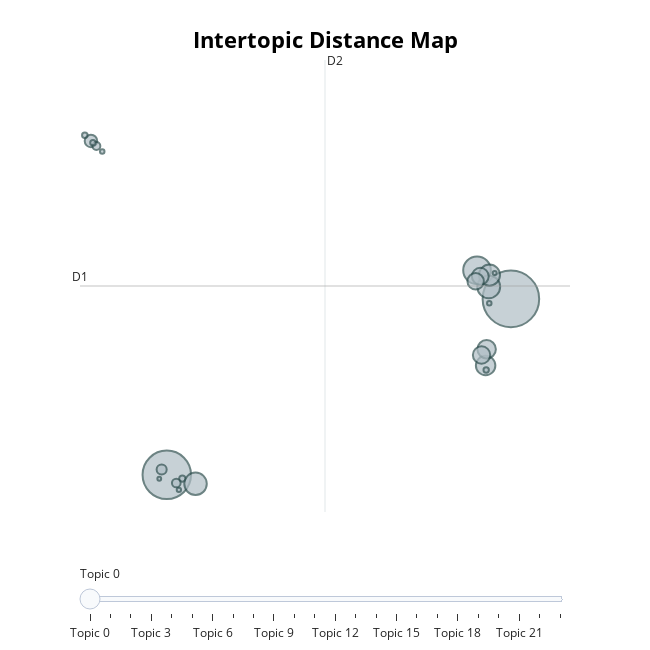

The notebook cell saved with this chart:
### Markdown cell above
Visualización

### Code cell
model.visualize_topics()

### Figure 1 — Plotly figure (JSON) as saved in the notebook; plotly's stock layout.template omitted (floating-point values rounded to 4 significant figures)
{"data": [{"customdata": [[0, "alicia | proyecto | debería | debe | si", 2204], [1, "reputación | transparencia | ser | transparente | mantener", 1619], [2, "proyecto | plazos | entregar | importante | bien", 527], [3, "acuerdos | cumplir | condiciones | contexto | acuerdo", 360], [4, "usuario | usuarios | proyecto | necesidades | criterios", 348], [5, "pandemia | contexto | condiciones | acuerdos | proyecto", 306], [6, "trabajo | entregar | bien | hecho | mejor", 261], [7, "producto | calidad | entregar | importante | tiempo", 235], [8, "plazos | cumplir | plazo | criterios | importante", 208], [9, "multas | multa | pagar | entregar | proyecto", 196], [10, "contexto | condiciones | contextuales | proyecto | importante", 186], [11, "grupo | opinión | argumentos | compañeros | postura", 107], [12, "ética | éticos | ético | hecho | bien", 70], [13, "usuarios | producto | consecuencias | usuario | si", 52], [14, "idem | sorry | lo | alcance | mismo", 43], [15, "vida | riesgo | consecuencias | importantes | cosas", 27], [16, "ambas | cumplir | debe | ocurrio | responsabilidaded", 21], [17, "mantengo | opinión | anteriores | mencionado | anterior", 21], [18, "rápido | mejor | hecho | tarde | bien", 20], [19, "100 | tarea | funcional | pidieron | hecha", 14], [20, "mantengo | postura | fase | mejorada | posicion", 14], [21, "cliente | tomar | decisión | llegar | hablar", 13], [22, "presentarle | decirle | hablarlo | faltan | estría", 11], [23, "seguridad | estándares | va | inlcuyendo | ingeniería", 10]], "hovertemplate": "<b>Topic %{customdata[0]}</b><br>%{customdata[1]}<br>Size: %{customdata[2]}", "legendgroup": "", "marker": {"color": "#B0BEC5", "line": {"color": "DarkSlateGrey", "width": 2}, "size": [2204, 1619, 527, 360, 348, 306, 261, 235, 208, 196, 186, 107, 70, 52, 43, 27, 21, 21, 20, 14, 14, 13, 11, 10], "sizemode": "area", "sizeref": 1.377, "symbol": "circle"}, "mode": "markers", "name": "", "orientation": "v", "showlegend": false, "type": "scatter", "x": [17.22, 2.178, 15.74, 16.25, 3.435, 16.28, 16.12, 16.16, 15.94, 15.88, 15.68, -1.137, 1.954, 2.593, -0.8991, 2.857, -1.405, -1.049, 16.14, 16.27, -0.644, 2.707, 16.51, 1.849], "xaxis": "x", "y": [16.01, 7.691, 17.37, 16.59, 7.266, 17.14, 12.86, 13.63, 13.36, 17.08, 16.85, 23.48, 7.939, 7.304, 23.25, 7.517, 23.75, 23.4, 12.65, 15.81, 22.99, 6.979, 17.24, 7.504], "yaxis": "y"}], "layout": {"annotations": [{"showarrow": false, "text": "D1", "x": -1.616, "y": 16.62, "yshift": 10}, {"showarrow": false, "text": "D2", "x": 9.094, "xshift": 10, "y": 27.32}], "height": 650, "hoverlabel": {"bgcolor": "white", "font": {"family": "Rockwell", "size": 16}}, "legend": {"itemsizing": "constant", "tracegroupgap": 0}, "margin": {"t": 60}, "shapes": [{"line": {"color": "#CFD8DC", "width": 2}, "type": "line", "x0": 9.094, "x1": 9.094, "y0": 5.932, "y1": 27.32}, {"line": {"color": "#9E9E9E", "width": 2}, "type": "line", "x0": -1.616, "x1": 19.8, "y0": 16.62, "y1": 16.62}], "sliders": [{"active": 0, "pad": {"t": 50}, "steps": [{"args": [{"marker.color": [["red", "#B0BEC5", "#B0BEC5", "#B0BEC5", "#B0BEC5", "#B0BEC5", "#B0BEC5", "#B0BEC5", "#B0BEC5", "#B0BEC5", "#B0BEC5", "#B0BEC5", "#B0BEC5", "#B0BEC5", "#B0BEC5", "#B0BEC5", "#B0BEC5", "#B0BEC5", "#B0BEC5", "#B0BEC5", "#B0BEC5", "#B0BEC5", "#B0BEC5", "#B0BEC5"]]}], "label": "Topic 0", "method": "update"}, {"args": [{"marker.color": [["#B0BEC5", "red", "#B0BEC5", "#B0BEC5", "#B0BEC5", "#B0BEC5", "#B0BEC5", "#B0BEC5", "#B0BEC5", "#B0BEC5", "#B0BEC5", "#B0BEC5", "#B0BEC5", "#B0BEC5", "#B0BEC5", "#B0BEC5", "#B0BEC5", "#B0BEC5", "#B0BEC5", "#B0BEC5", "#B0BEC5", "#B0BEC5", "#B0BEC5", "#B0BEC5"]]}], "label": "Topic 1", "method": "update"}, {"args": [{"marker.color": [["#B0BEC5", "#B0BEC5", "red", "#B0BEC5", "#B0BEC5", "#B0BEC5", "#B0BEC5", "#B0BEC5", "#B0BEC5", "#B0BEC5", "#B0BEC5", "#B0BEC5", "#B0BEC5", "#B0BEC5", "#B0BEC5", "#B0BEC5", "#B0BEC5", "#B0BEC5", "#B0BEC5", "#B0BEC5", "#B0BEC5", "#B0BEC5", "#B0BEC5", "#B0BEC5"]]}], "label": "Topic 2", "method": "update"}, {"args": [{"marker.color": [["#B0BEC5", "#B0BEC5", "#B0BEC5", "red", "#B0BEC5", "#B0BEC5", "#B0BEC5", "#B0BEC5", "#B0BEC5", "#B0BEC5", "#B0BEC5", "#B0BEC5", "#B0BEC5", "#B0BEC5", "#B0BEC5", "#B0BEC5", "#B0BEC5", "#B0BEC5", "#B0BEC5", "#B0BEC5", "#B0BEC5", "#B0BEC5", "#B0BEC5", "#B0BEC5"]]}], "label": "Topic 3", "method": "update"}, {"args": [{"marker.color": [["#B0BEC5", "#B0BEC5", "#B0BEC5", "#B0BEC5", "red", "#B0BEC5", "#B0BEC5", "#B0BEC5", "#B0BEC5", "#B0BEC5", "#B0BEC5", "#B0BEC5", "#B0BEC5", "#B0BEC5", "#B0BEC5", "#B0BEC5", "#B0BEC5", "#B0BEC5", "#B0BEC5", "#B0BEC5", "#B0BEC5", "#B0BEC5", "#B0BEC5", "#B0BEC5"]]}], "label": "Topic 4", "method": "update"}, {"args": [{"marker.color": [["#B0BEC5", "#B0BEC5", "#B0BEC5", "#B0BEC5", "#B0BEC5", "red", "#B0BEC5", "#B0BEC5", "#B0BEC5", "#B0BEC5", "#B0BEC5", "#B0BEC5", "#B0BEC5", "#B0BEC5", "#B0BEC5", "#B0BEC5", "#B0BEC5", "#B0BEC5", "#B0BEC5", "#B0BEC5", "#B0BEC5", "#B0BEC5", "#B0BEC5", "#B0BEC5"]]}], "label": "Topic 5", "method": "update"}, {"args": [{"marker.color": [["#B0BEC5", "#B0BEC5", "#B0BEC5", "#B0BEC5", "#B0BEC5", "#B0BEC5", "red", "#B0BEC5", "#B0BEC5", "#B0BEC5", "#B0BEC5", "#B0BEC5", "#B0BEC5", "#B0BEC5", "#B0BEC5", "#B0BEC5", "#B0BEC5", "#B0BEC5", "#B0BEC5", "#B0BEC5", "#B0BEC5", "#B0BEC5", "#B0BEC5", "#B0BEC5"]]}], "label": "Topic 6", "method": "update"}, {"args": [{"marker.color": [["#B0BEC5", "#B0BEC5", "#B0BEC5", "#B0BEC5", "#B0BEC5", "#B0BEC5", "#B0BEC5", "red", "#B0BEC5", "#B0BEC5", "#B0BEC5", "#B0BEC5", "#B0BEC5", "#B0BEC5", "#B0BEC5", "#B0BEC5", "#B0BEC5", "#B0BEC5", "#B0BEC5", "#B0BEC5", "#B0BEC5", "#B0BEC5", "#B0BEC5", "#B0BEC5"]]}], "label": "Topic 7", "method": "update"}, {"args": [{"marker.color": [["#B0BEC5", "#B0BEC5", "#B0BEC5", "#B0BEC5", "#B0BEC5", "#B0BEC5", "#B0BEC5", "#B0BEC5", "red", "#B0BEC5", "#B0BEC5", "#B0BEC5", "#B0BEC5", "#B0BEC5", "#B0BEC5", "#B0BEC5", "#B0BEC5", "#B0BEC5", "#B0BEC5", "#B0BEC5", "#B0BEC5", "#B0BEC5", "#B0BEC5", "#B0BEC5"]]}], "label": "Topic 8", "method": "update"}, {"args": [{"marker.color": [["#B0BEC5", "#B0BEC5", "#B0BEC5", "#B0BEC5", "#B0BEC5", "#B0BEC5", "#B0BEC5", "#B0BEC5", "#B0BEC5", "red", "#B0BEC5", "#B0BEC5", "#B0BEC5", "#B0BEC5", "#B0BEC5", "#B0BEC5", "#B0BEC5", "#B0BEC5", "#B0BEC5", "#B0BEC5", "#B0BEC5", "#B0BEC5", "#B0BEC5", "#B0BEC5"]]}], "label": "Topic 9", "method": "update"}, {"args": [{"marker.color": [["#B0BEC5", "#B0BEC5", "#B0BEC5", "#B0BEC5", "#B0BEC5", "#B0BEC5", "#B0BEC5", "#B0BEC5", "#B0BEC5", "#B0BEC5", "red", "#B0BEC5", "#B0BEC5", "#B0BEC5", "#B0BEC5", "#B0BEC5", "#B0BEC5", "#B0BEC5", "#B0BEC5", "#B0BEC5", "#B0BEC5", "#B0BEC5", "#B0BEC5", "#B0BEC5"]]}], "label": "Topic 10", "method": "update"}, {"args": [{"marker.color": [["#B0BEC5", "#B0BEC5", "#B0BEC5", "#B0BEC5", "#B0BEC5", "#B0BEC5", "#B0BEC5", "#B0BEC5", "#B0BEC5", "#B0BEC5", "#B0BEC5", "red", "#B0BEC5", "#B0BEC5", "#B0BEC5", "#B0BEC5", "#B0BEC5", "#B0BEC5", "#B0BEC5", "#B0BEC5", "#B0BEC5", "#B0BEC5", "#B0BEC5", "#B0BEC5"]]}], "label": "Topic 11", "method": "update"}, {"args": [{"marker.color": [["#B0BEC5", "#B0BEC5", "#B0BEC5", "#B0BEC5", "#B0BEC5", "#B0BEC5", "#B0BEC5", "#B0BEC5", "#B0BEC5", "#B0BEC5", "#B0BEC5", "#B0BEC5", "red", "#B0BEC5", "#B0BEC5", "#B0BEC5", "#B0BEC5", "#B0BEC5", "#B0BEC5", "#B0BEC5", "#B0BEC5", "#B0BEC5", "#B0BEC5", "#B0BEC5"]]}], "label": "Topic 12", "method": "update"}, {"args": [{"marker.color": [["#B0BEC5", "#B0BEC5", "#B0BEC5", "#B0BEC5", "#B0BEC5", "#B0BEC5", "#B0BEC5", "#B0BEC5", "#B0BEC5", "#B0BEC5", "#B0BEC5", "#B0BEC5", "#B0BEC5", "red", "#B0BEC5", "#B0BEC5", "#B0BEC5", "#B0BEC5", "#B0BEC5", "#B0BEC5", "#B0BEC5", "#B0BEC5", "#B0BEC5", "#B0BEC5"]]}], "label": "Topic 13", "method": "update"}, {"args": [{"marker.color": [["#B0BEC5", "#B0BEC5", "#B0BEC5", "#B0BEC5", "#B0BEC5", "#B0BEC5", "#B0BEC5", "#B0BEC5", "#B0BEC5", "#B0BEC5", "#B0BEC5", "#B0BEC5", "#B0BEC5", "#B0BEC5", "red", "#B0BEC5", "#B0BEC5", "#B0BEC5", "#B0BEC5", "#B0BEC5", "#B0BEC5", "#B0BEC5", "#B0BEC5", "#B0BEC5"]]}], "label": "Topic 14", "method": "update"}, {"args": [{"marker.color": [["#B0BEC5", "#B0BEC5", "#B0BEC5", "#B0BEC5", "#B0BEC5", "#B0BEC5", "#B0BEC5", "#B0BEC5", "#B0BEC5", "#B0BEC5", "#B0BEC5", "#B0BEC5", "#B0BEC5", "#B0BEC5", "#B0BEC5", "red", "#B0BEC5", "#B0BEC5", "#B0BEC5", "#B0BEC5", "#B0BEC5", "#B0BEC5", "#B0BEC5", "#B0BEC5"]]}], "label": "Topic 15", "method": "update"}, {"args": [{"marker.color": [["#B0BEC5", "#B0BEC5", "#B0BEC5", "#B0BEC5", "#B0BEC5", "#B0BEC5", "#B0BEC5", "#B0BEC5", "#B0BEC5", "#B0BEC5", "#B0BEC5", "#B0BEC5", "#B0BEC5", "#B0BEC5", "#B0BEC5", "#B0BEC5", "red", "#B0BEC5", "#B0BEC5", "#B0BEC5", "#B0BEC5", "#B0BEC5", "#B0BEC5", "#B0BEC5"]]}], "label": "Topic 16", "method": "update"}, {"args": [{"marker.color": [["#B0BEC5", "#B0BEC5", "#B0BEC5", "#B0BEC5", "#B0BEC5", "#B0BEC5", "#B0BEC5", "#B0BEC5", "#B0BEC5", "#B0BEC5", "#B0BEC5", "#B0BEC5", "#B0BEC5", "#B0BEC5", "#B0BEC5", "#B0BEC5", "#B0BEC5", "red", "#B0BEC5", "#B0BEC5", "#B0BEC5", "#B0BEC5", "#B0BEC5", "#B0BEC5"]]}], "label": "Topic 17", "method": "update"}, {"args": [{"marker.color": [["#B0BEC5", "#B0BEC5", "#B0BEC5", "#B0BEC5", "#B0BEC5", "#B0BEC5", "#B0BEC5", "#B0BEC5", "#B0BEC5", "#B0BEC5", "#B0BEC5", "#B0BEC5", "#B0BEC5", "#B0BEC5", "#B0BEC5", "#B0BEC5", "#B0BEC5", "#B0BEC5", "red", "#B0BEC5", "#B0BEC5", "#B0BEC5", "#B0BEC5", "#B0BEC5"]]}], "label": "Topic 18", "method": "update"}, {"args": [{"marker.color": [["#B0BEC5", "#B0BEC5", "#B0BEC5", "#B0BEC5", "#B0BEC5", "#B0BEC5", "#B0BEC5", "#B0BEC5", "#B0BEC5", "#B0BEC5", "#B0BEC5", "#B0BEC5", "#B0BEC5", "#B0BEC5", "#B0BEC5", "#B0BEC5", "#B0BEC5", "#B0BEC5", "#B0BEC5", "red", "#B0BEC5", "#B0BEC5", "#B0BEC5", "#B0BEC5"]]}], "label": "Topic 19", "method": "update"}, {"args": [{"marker.color": [["#B0BEC5", "#B0BEC5", "#B0BEC5", "#B0BEC5", "#B0BEC5", "#B0BEC5", "#B0BEC5", "#B0BEC5", "#B0BEC5", "#B0BEC5", "#B0BEC5", "#B0BEC5", "#B0BEC5", "#B0BEC5", "#B0BEC5", "#B0BEC5", "#B0BEC5", "#B0BEC5", "#B0BEC5", "#B0BEC5", "red", "#B0BEC5", "#B0BEC5", "#B0BEC5"]]}], "label": "Topic 20", "method": "update"}, {"args": [{"marker.color": [["#B0BEC5", "#B0BEC5", "#B0BEC5", "#B0BEC5", "#B0BEC5", "#B0BEC5", "#B0BEC5", "#B0BEC5", "#B0BEC5", "#B0BEC5", "#B0BEC5", "#B0BEC5", "#B0BEC5", "#B0BEC5", "#B0BEC5", "#B0BEC5", "#B0BEC5", "#B0BEC5", "#B0BEC5", "#B0BEC5", "#B0BEC5", "red", "#B0BEC5", "#B0BEC5"]]}], "label": "Topic 21", "method": "update"}, {"args": [{"marker.color": [["#B0BEC5", "#B0BEC5", "#B0BEC5", "#B0BEC5", "#B0BEC5", "#B0BEC5", "#B0BEC5", "#B0BEC5", "#B0BEC5", "#B0BEC5", "#B0BEC5", "#B0BEC5", "#B0BEC5", "#B0BEC5", "#B0BEC5", "#B0BEC5", "#B0BEC5", "#B0BEC5", "#B0BEC5", "#B0BEC5", "#B0BEC5", "#B0BEC5", "red", "#B0BEC5"]]}], "label": "Topic 22", "method": "update"}, {"args": [{"marker.color": [["#B0BEC5", "#B0BEC5", "#B0BEC5", "#B0BEC5", "#B0BEC5", "#B0BEC5", "#B0BEC5", "#B0BEC5", "#B0BEC5", "#B0BEC5", "#B0BEC5", "#B0BEC5", "#B0BEC5", "#B0BEC5", "#B0BEC5", "#B0BEC5", "#B0BEC5", "#B0BEC5", "#B0BEC5", "#B0BEC5", "#B0BEC5", "#B0BEC5", "#B0BEC5", "red"]]}], "label": "Topic 23", "method": "update"}]}], "title": {"font": {"color": "Black", "size": 22}, "text": "<b>Intertopic Distance Map</b>", "x": 0.5, "xanchor": "center", "y": 0.95, "yanchor": "top"}, "width": 650, "xaxis": {"anchor": "y", "domain": [0, 1], "range": [-1.616, 19.8], "title": {"text": ""}, "visible": false}, "yaxis": {"anchor": "x", "domain": [0, 1], "range": [5.932, 27.32], "title": {"text": ""}, "visible": false}}}
